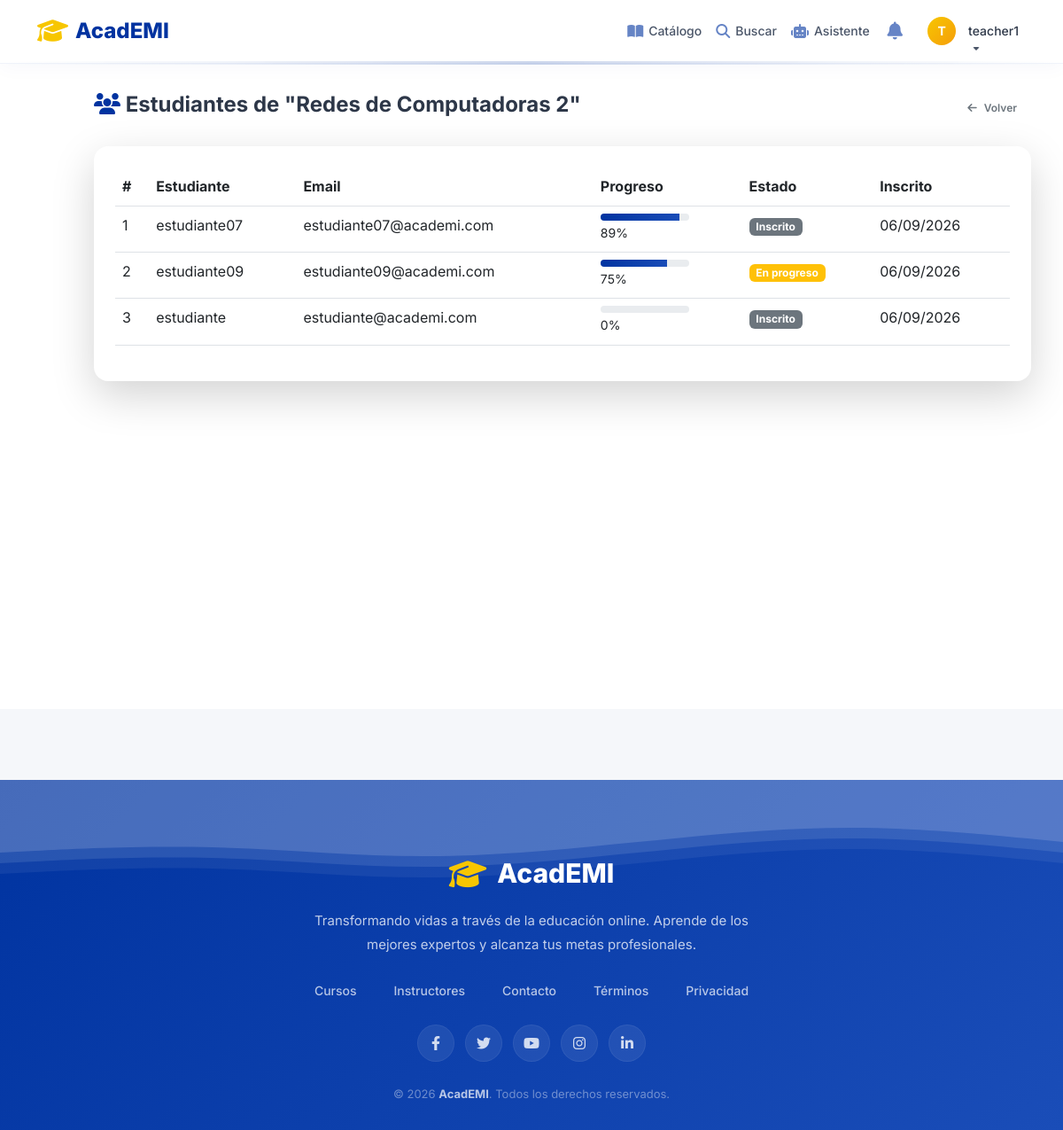
Screenshot of /course/50/students/ (signed in) with the database file from the repository.
### academi/models.py (models this page shows, shortened)
class User(AbstractUser):
    ROLES = (
        ('student', 'Estudiante'),
        ('teacher', 'Docente'),
        ('admin', 'Administrador'),
    )
    role = models.CharField(max_length=20, choices=ROLES, default='student')
    email_verified = models.BooleanField(default=False)  # RF-07
    verification_token = models.CharField(max_length=255, blank=True, null=True)
    reset_password_token = models.CharField(max_length=255, blank=True, null=True)  # RF-03
    reset_password_expires = models.DateTimeField(blank=True, null=True)
    created_at = models.DateTimeField(auto_now_add=True)
    updated_at = models.DateTimeField(auto_now=True)
    is_active = models.BooleanField(default=True)
    last_login_ip = models.GenericIPAddressField(blank=True, null=True)
    profile_picture = models.ImageField(upload_to='profiles/', blank=True, null=True)
    phone = models.CharField(max_length=20, blank=True, null=True)
    bio = models.TextField(blank=True, null=True)
    full_name = models.CharField(max_length=200, blank=True, null=True)
    birth_date = models.DateField(blank=True, null=True)
    city = models.CharField(max_length=100, blank=True, null=True)
    education_level = models.CharField(max_length=50, blank=True, null=True)
    university = models.CharField(max_length=200, blank=True, null=True)
    career = models.CharField(max_length=200, blank=True, null=True)
    semester = models.CharField(max_length=50, blank=True, null=True)
    interests = models.TextField(blank=True, null=True)
    teacher_full_name = models.CharField(max_length=200, blank=True, null=True)
    teacher_phone = models.CharField(max_length=20, blank=True, null=True)
    teacher_email = models.EmailField(blank=True, null=True)
    specialty = models.CharField(max_length=200, blank=True, null=True)
    experience_years = models.CharField(max_length=20, blank=True, null=True)
    teaching_materials = models.TextField(blank=True, null=True)
    teaching_level = models.TextField(blank=True, null=True)
    institution = models.CharField(max_length=200, blank=True, null=True)
    teacher_bio = models.TextField(blank=True, null=True)
    linkedin = models.URLField(blank=True, null=True)
    website = models.URLField(blank=True, null=True)

class Course(models.Model):  # RF-15, RF-16, RF-17, RF-21
    LEVEL_CHOICES = (
        ('beginner', 'Principiante'),
        ('intermediate', 'Intermedio'),
        ('advanced', 'Avanzado'),
        ('expert', 'Experto'),
    )
    STATUS_CHOICES = (
        ('draft', 'Borrador'),
        ('pending', 'Pendiente de aprobación'),  # RF-70
        ('published', 'Publicado'),
        ('rejected', 'Rechazado'),
        ('archived', 'Archivado'),
    )
    title = models.CharField(max_length=255)
    description = models.TextField()
    category = models.ForeignKey(Category, on_delete=models.SET_NULL, null=True, related_name='courses')
    teacher = models.ForeignKey(User, on_delete=models.CASCADE, related_name='courses_taught')
    level = models.CharField(max_length=20, choices=LEVEL_CHOICES, default='beginner')
    price = models.DecimalField(max_digits=10, decimal_places=2, default=0.00)
    image = models.ImageField(upload_to='courses/', blank=True, null=True)
    video_promo = models.FileField(upload_to='courses/promo/', blank=True, null=True)  # RF-30
    status = models.CharField(max_length=20, choices=STATUS_CHOICES, default='draft')
    is_free = models.BooleanField(default=False)
    is_featured = models.BooleanField(default=False)
    created_at = models.DateTimeField(auto_now_add=True)
    updated_at = models.DateTimeField(auto_now=True)
    published_at = models.DateTimeField(blank=True, null=True)  # RF-21
    approved_at = models.DateTimeField(blank=True, null=True)  # RF-70
    approved_by = models.ForeignKey(User, on_delete=models.SET_NULL, null=True, blank=True, related_name='approved_courses')
    rejection_reason = models.TextField(blank=True, null=True)  # RF-70

class Enrollment(models.Model):  # RF-09, RF-56, RF-63
    STATUS_CHOICES = (
        ('pending', 'Pendiente de pago'),
        ('enrolled', 'Inscrito'),
        ('in_progress', 'En progreso'),
        ('completed', 'Completado'),
        ('cancelled', 'Cancelado'),
    )
    student = models.ForeignKey(User, on_delete=models.CASCADE, related_name='enrollments')
    course = models.ForeignKey(Course, on_delete=models.CASCADE, related_name='enrollments')
    enrollment_date = models.DateTimeField(auto_now_add=True)
    status = models.CharField(max_length=20, choices=STATUS_CHOICES, default='pending')
    progress_percentage = models.IntegerField(default=0)  # RF-10, RF-34
    completed_date = models.DateTimeField(blank=True, null=True)
    last_accessed = models.DateTimeField(auto_now=True)  # RF-34
    payment_amount = models.DecimalField(max_digits=10, decimal_places=2, default=0.00)
    payment_status = models.CharField(max_length=20, choices=(
        ('pending', 'Pendiente'),
        ('paid', 'Pagado'),
        ('failed', 'Fallido'),
        ('refunded', 'Reembolsado'),
    ), default='pending')
    payment_method = models.CharField(max_length=20, blank=True, null=True)
    transaction_id = models.CharField(max_length=255, blank=True, null=True)
    payment_date = models.DateTimeField(blank=True, null=True)
    class Meta:
        unique_together = ['student', 'course']

### academi/views.py (the view)
# urls.py: path('course/<int:course_id>/students/', views.course_students_view, name='course_students'),
@login_required
def course_students_view(request, course_id):
    course = get_object_or_404(Course, id=course_id)
    if request.user != course.teacher and request.user.role != 'admin':
        messages.error(request, 'No tienes permisos.')
        return redirect('dashboard')
    enrollments = Enrollment.objects.filter(course=course).select_related('student')
    return render(request, 'academi/courses/estudiantes_curso.html', {
        'course': course,
        'enrollments': enrollments
    })

### templates/academi/courses/estudiantes_curso.html (shortened to what this page needs)
{% extends 'partials/base.html' %}
{% block content %}
<div class="container py-4">
    <div class="d-flex justify-content-between align-items-center mb-4">
        <h4 class="fw-bold">
            <i class="fas fa-users" style="color: var(--primary);"></i>
            Estudiantes de "{{ course.title }}"
        </h4>
        <a href="{% url 'manage_course' course.id %}" class="btn btn-outline-secondary btn-sm">
            <i class="fas fa-arrow-left"></i> Volver
        </a>
    </div>
    <div class="card shadow-lg border-0">
        <div class="card-body">
            {% if enrollments %}
            <div class="table-responsive">
                <table class="table table-hover">
                    <thead>
                        <tr>
                            <th>#</th>
                            <th>Estudiante</th>
                            <th>Email</th>
                            <th>Progreso</th>
                            <th>Estado</th>
                            <th>Inscrito</th>
                        </tr>
                    </thead>
                    <tbody>
                        {% for enrollment in enrollments %}
                        <tr>
                            <td>{{ forloop.counter }}</td>
                            <td>{{ enrollment.student.first_name|default:enrollment.student.username }}</td>
                            <td>{{ enrollment.student.email }}</td>
                            <td>
                                <div class="progress" style="height: 8px; width: 100px;">
                                    <div class="progress-bar" style="width: {{ enrollment.progress_percentage }}%; background: var(--primary-gradient);"></div>
                                </div>
                                <small>{{ enrollment.progress_percentage }}%</small>
                            </td>
                            <td>
                                <span class="badge {% if enrollment.status == 'completed' %}bg-success{% elif enrollment.status == 'in_progress' %}bg-warning{% else %}bg-secondary{% endif %}">
                                    {{ enrollment.get_status_display }}
                                </span>
                            </td>
                            <td>{{ enrollment.enrollment_date|date:"d/m/Y" }}</td>
                        </tr>
                        {% endfor %}
                    </tbody>
                </table>
            </div>
            {% else %}
            <div class="text-center py-4">
                <i class="fas fa-users fa-3x" style="color: var(--gray-light);"></i>
                <p class="text-muted mt-3">No hay estudiantes inscritos en este curso</p>
            </div>
            {% endif %}
        </div>
    </div>
</div>
{% endblock %}

### templates/partials/header.html (shortened to what this page needs)
<nav class="navbar navbar-expand-lg fixed-top">
    <div class="container">
        <a class="navbar-brand" href="{% url 'dashboard' %}">
            <i class="fas fa-graduation-cap"></i>
            <span>AcadEMI</span>
        </a>
        <div class="collapse navbar-collapse" id="navbarNav">
            <ul class="navbar-nav ms-auto align-items-center">
                <li class="nav-item">
                    <a class="nav-link" href="{% url 'catalog' %}">
                        <i class="fas fa-book-open"></i> Catálogo
                    </a>
                </li>
                <li class="nav-item">
                    <a class="nav-link" href="{% url 'search_courses' %}">
                        <i class="fas fa-search"></i> Buscar
                    </a>
                </li>
                <li class="nav-item">
                    <a class="nav-link" href="{% url 'chatbot' %}">
                        <i class="fas fa-robot"></i> Asistente
                    </a>
                </li>
                {% if user.is_authenticated %}
                <li class="nav-item">
                    <a class="nav-link icon-link" href="{% url 'notifications' %}" title="Notificaciones">
                        <i class="fas fa-bell"></i>
                    </a>
                </li>
                <li class="nav-item dropdown ms-2">
                    <a class="nav-link dropdown-toggle d-flex align-items-center" href="#" id="userDropdown" role="button" data-bs-toggle="dropdown">
                        {% if user.profile_picture %}
                            <img src="{{ user.profile_picture.url }}" alt="{{ user.username }}" class="user-avatar">
                        {% else %}
                            <div class="user-avatar-placeholder">
                                {{ user.username|first|upper }}
                            </div>
                        {% endif %}
                        <span class="user-name ms-2">{{ user.username }}</span>
                    </a>
                </li>
                {% endif %}
            </ul>
        </div>
    </div>
</nav>

### static/css/academia.css (style rules this page uses)
:root { --font: 'Inter', sans-serif; --font-size-h1: 32px; --font-size-h2: 26px; --font-size-h3: 22px; --font-size-h4: 18px; --font-size-body: 16px; --font-size-small: 14px; --font-size-xs: 12px; --font-size-button: 15px; --font-size-input: 15px; --font-weight-regular: 400; --font-weight-medium: 500; --font-weight-semibold: 600; --font-weight-bold: 700; --line-height-title: 1.2; --line-height-heading: 1.3; --line-height-body: 1.6; --line-height-small: 1.4; --primary: #0033a0; --primary-dark: #002277; --primary-light: #1a4db8; --primary-lighter: #e8edf5; --primary-gradient: linear-gradient(135deg, #0033a0, #1a4db8); --secondary: #f7c600; --secondary-dark: #d4a800; --white: #ffffff; --white-smoke: #f5f7fa; --gray-light: #e2e8f0; --gray: #718096; --gray-dark: #2d3748; --dark: #1a202c; --success: #10b981; --danger: #ef4444; --warning: #f59e0b; --info: #3b82f6; --text-primary: #1a202c; --text-secondary: #2d3748; --text-muted: #718096; --text-white: #ffffff; --bg-primary: #ffffff; --bg-secondary: #f5f7fa; --bg-light: #e8edf5; --border-color: #e2e8f0; --border-radius: 16px; --border-radius-sm: 8px; --border-radius-lg: 20px; --border-radius-pill: 999px; --shadow: 0 4px 20px rgba(0, 51, 160, 0.08); --shadow-hover: 0 8px 40px rgba(0, 51, 160, 0.15); --shadow-card: 0 2px 12px rgba(0, 0, 0, 0.06); --shadow-modal: 0 10px 40px rgba(0, 0, 0, 0.15); --space-1: 4px; --space-2: 8px; --space-3: 12px; --space-4: 16px; --space-5: 20px; --space-6: 24px; --space-7: 32px; --space-8: 40px; --space-9: 48px; --space-10: 64px; --button-height: 44px; --button-padding-x: 20px; --button-padding-y: 10px; --button-radius: 8px; --button-font-size: 15px; --button-font-weight: 600; --input-height: 44px; --input-padding-x: 14px; --input-padding-y: 10px; --input-radius: 8px; --input-font-size: 15px; --input-border: #e2e8f0; --input-focus: #0033a0; --card-padding: 24px; --card-radius: 16px; --card-background: #ffffff; --card-shadow: 0 4px 20px rgba(0, 51, 160, 0.08); --icon-xs: 14px; --icon-sm: 18px; --icon-md: 22px; --icon-lg: 28px; --icon-xl: 36px; --transition-fast: all 0.15s ease; --transition: all 0.3s ease; --transition-slow: all 0.5s ease; --container-max-width: 1200px; --container-padding: 24px; --z-dropdown: 1000; --z-sticky: 1100; --z-modal: 1200; --z-tooltip: 1300; }
* { margin: 0; padding: 0; box-sizing: border-box; }
body { font-family: var(--font); font-size: 16px; line-height: 1.7; background: var(--white-smoke); color: var(--gray-dark); min-height: 100vh; }
.card { border-radius: var(--card-radius); border: none; background: var(--card-background); box-shadow: var(--card-shadow); transition: var(--transition); margin-bottom: var(--space-5); }
.card-body { padding: var(--card-padding); }
.btn { border-radius: var(--border-radius-pill); padding: var(--button-padding-y) var(--button-padding-x); font-weight: var(--button-font-weight); font-size: var(--button-font-size); transition: var(--transition); border: none; cursor: pointer; display: inline-flex; align-items: center; justify-content: center; gap: var(--space-2); }
.btn-sm { padding: var(--space-2) var(--space-4); font-size: var(--font-size-xs); }
.navbar { z-index: 100 !important; position: fixed !important; top: 0 !important; left: 0 !important; right: 0 !important; }
.container.py-4 { position: relative; z-index: 2; }

### rows the page displays
User: username|first "T", username "teacher1"
Course: title "Redes de Computadoras 2"
Enrollment: student.first_name "estudiante07", student.email "estudiante07@academi.com", progress_percentage "89", status "Inscrito", enrollment_date "06/09/2026"
Enrollment: student.first_name "estudiante09", student.email "estudiante09@academi.com", progress_percentage "75", status "En progreso", enrollment_date "06/09/2026"
Enrollment: student.first_name "estudiante", student.email "estudiante@academi.com", progress_percentage "0", status "Inscrito", enrollment_date "06/09/2026"
